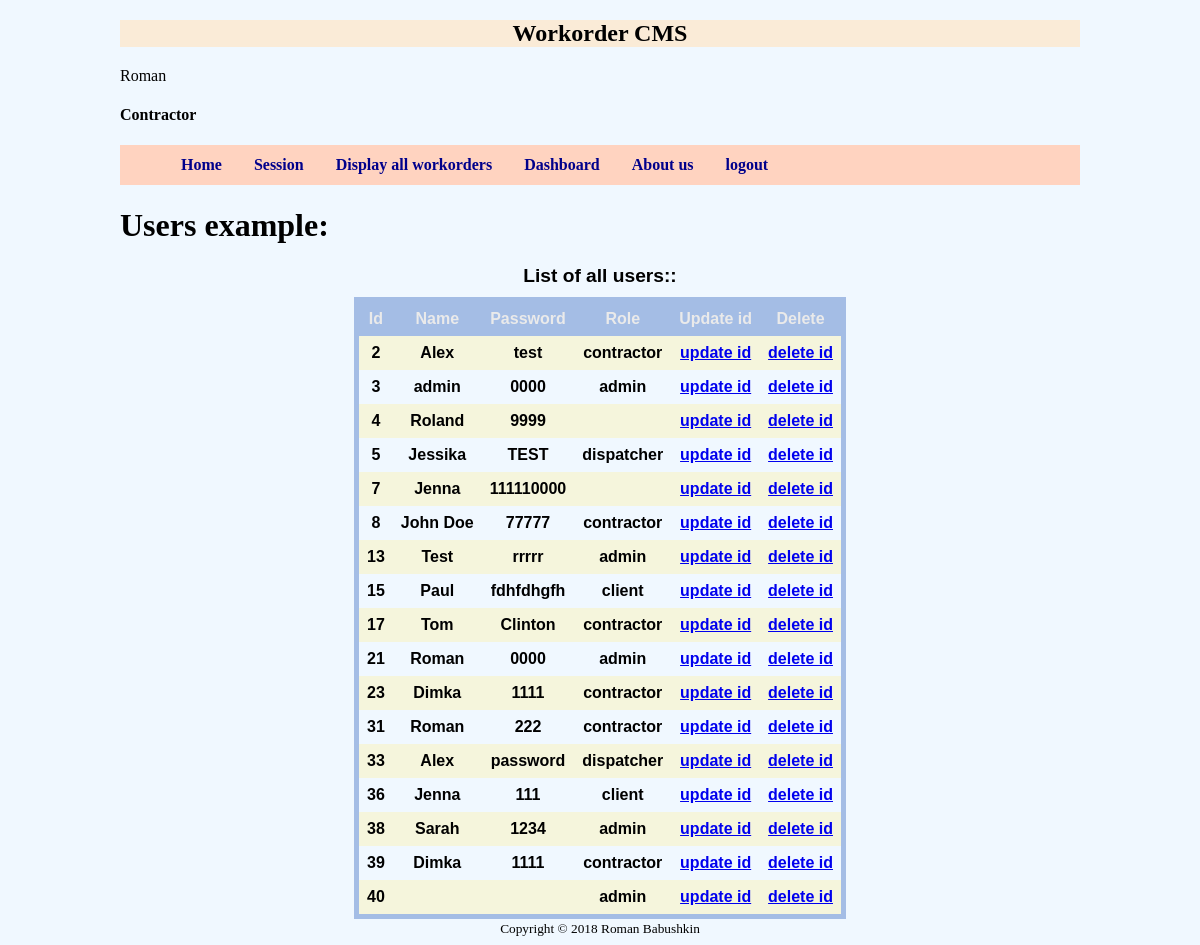
Screenshot of /mvc/Views/ListUsers1.php (signed in) with the database file from the repository.
### tables this page shows
CREATE TABLE `users` (
  `id` int(11) NOT NULL AUTO_INCREMENT,
  `name` varchar(10) NOT NULL,
  `password` varchar(45) NOT NULL,
  `role` varchar(10) DEFAULT NULL,
  PRIMARY KEY (`id`)
);

### mvc/classes/Database.php (called while the page is built, shortened)
<?php
class Database {
    public static $host = "127.0.0.1";
    public static $dbName = "workorder";
    public static $userName = "root";
    public static $password = "1982";
  private static function con() {
    $pdo = new PDO("mysql:host=".self::$host.";dbname=".self::$dbName.";charset=utf8", self::$userName, self::$password);
    $pdo->setAttribute(PDO::ATTR_EMULATE_PREPARES, false);
    $pdo->setAttribute(PDO::ATTR_ERRMODE, PDO::ERRMODE_EXCEPTION);
    return $pdo;
  }
  public static function query($query, $params = array()) {
    $stmt = self::con()->prepare($query);
    $stmt->execute($params);
    $data = $stmt->fetchAll();
    return $data;
  }
}
?>

### mvc/Controllers/UserImpl.php (called while the page is built, shortened)
<?php
class UserImpl extends Controller {
    public static function listUsers() {
        return (self::query("SELECT * FROM users"));
    }
}
?>

### mvc/Views/ListUsers1.php (the view, shortened to what this page needs)
<!doctype html>
<html>
 <head>
</head>
<body id="wrapper">
    <?php      include 'header.php'; ?>
    <?php      include 'sessionCheck.php'; ?>
<main>
       <h1>Users example:</h1>
        <table>
        <caption>List of all users::</caption>
            <tr>
                <th>Id</th>
                <th>Name</th>
                <th>Password</th>
                <th>Role</th>
                <th>Update id</th>
                <th>Delete</th>
            </tr>
  <?php
            $data = UserImpl::listUsers();
            foreach( $data as $row ) {
            echo "<tr>";
            echo "<th>".$row['id']."</th>";
            echo "<th>".$row['name']."</th>";
            echo "<th>".$row['password']."</th>";
            echo "<th>".$row['role']."</th>";
echo "<th><a href=\"updateUser?id=".$row['id']."\">update id</a></th>";
echo "<th><a href=\"deleteUser?id=".$row['id']."\">delete id</a></th>";
            echo "</tr>";
            }
        echo "</table>";
    ?>
<?php      include 'footer.php'; ?>
</main>
</body>
</html>

### rows the page displays
users: id "2", name "Alex", password "test", role "contractor"
users: id "3", name "admin", password "0000", role "admin"
users: id "4", name "Roland", password "9999"
users: id "5", name "Jessika", password "TEST", role "dispatcher"
users: id "7", name "Jenna", password "111110000"
users: id "8", name "John Doe", password "77777", role "contractor"
users: id "13", name "Test", password "rrrrr", role "admin"
users: id "15", name "Paul", password "fdhfdhgfh", role "client"
users: id "17", name "Tom", password "Clinton", role "contractor"
users: id "21", name "Roman", password "0000", role "admin"
users: id "23", name "Dimka", password "1111", role "contractor"
users: id "31", name "Roman", password "222", role "contractor"
users: id "33", name "Alex", password "password", role "dispatcher"
users: id "36", name "Jenna", password "111", role "client"
users: id "38", name "Sarah", password "1234", role "admin"
users: id "39", name "Dimka", password "1111", role "contractor"
users: id "40", role "admin"

### other values shown
$_SESSION['name'] "Roman"
